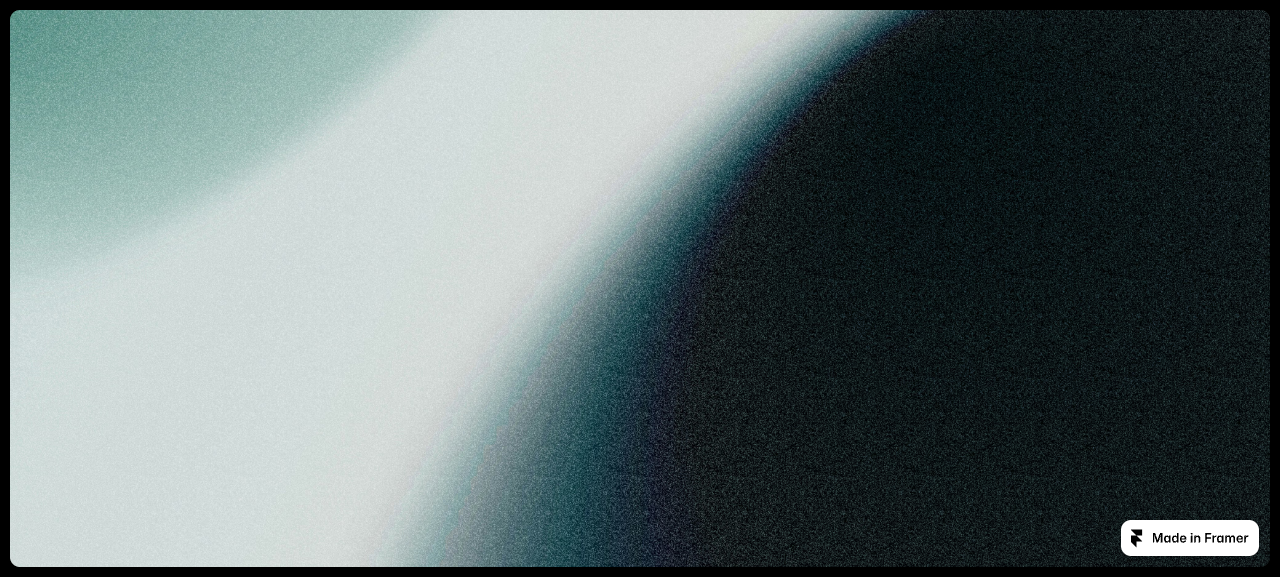
#> input picture reference/scroll-blur-footer/source-top.png, 1280 x 577 px, found by its file name
$ python compare.py implementation-rest.png
#> lines starting #> are read from the running program, lines starting #| are printed output that depends on the picture
"""Compare matched 1280x577 captures at scrollY=0, blur strengths 0 and 1."""
import json
import sys
from pathlib import Path
from PIL import Image, ImageChops

output = Path(__file__).parent
results = []
implementation = "--implementation" in sys.argv
prefix = "implementation" if implementation else "proposed"
for state, source_name, proposed_name in [
    ("rest", "source-top.png", f"{prefix}-rest.png"),
    ("full-blur", "source-full-blur.png", f"{prefix}-full-blur.png"),
]:
    source = Image.open(Path("reference/scroll-blur-footer") / source_name).convert("RGB")
#> source is the input picture: PIL image 1280x577 RGB; mean R, G, B 99.2, 112.4, 112.7
    proposed = Image.open(output / proposed_name).convert("RGB")
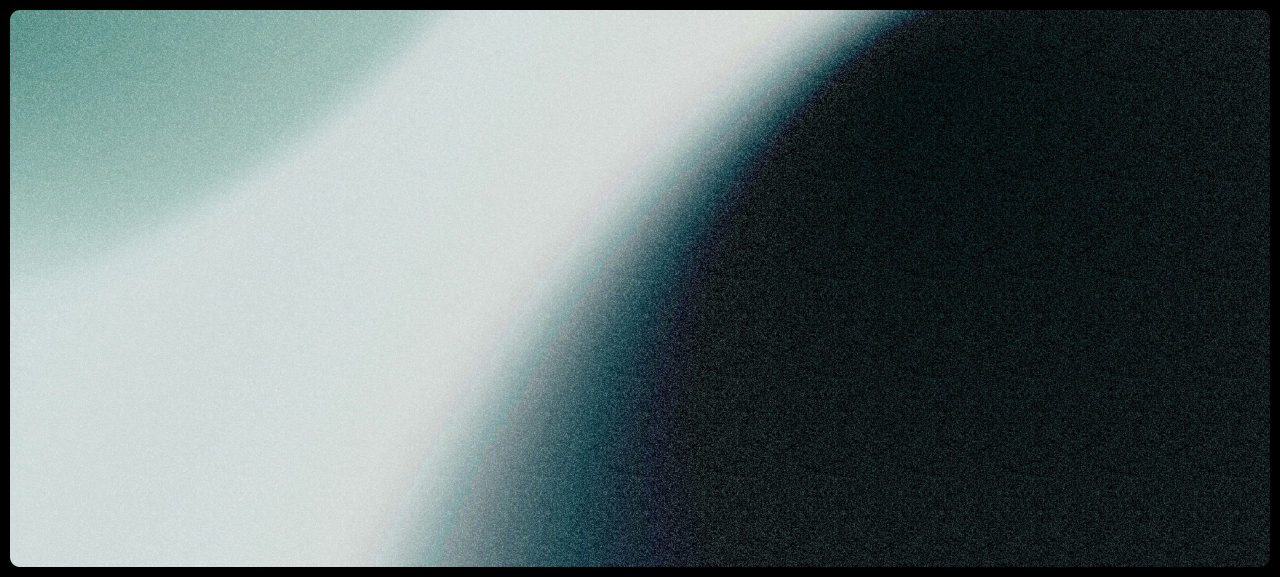
#> input picture .plannotator/scroll-blur-footer/proposed-rest.png, 1280 x 577 px
#> proposed is the input picture: PIL image 1280x577 RGB; mean R, G, B 97.8, 111, 111.3
    assert source.size == proposed.size == (1280, 577)
    diff = ImageChops.difference(source, proposed)
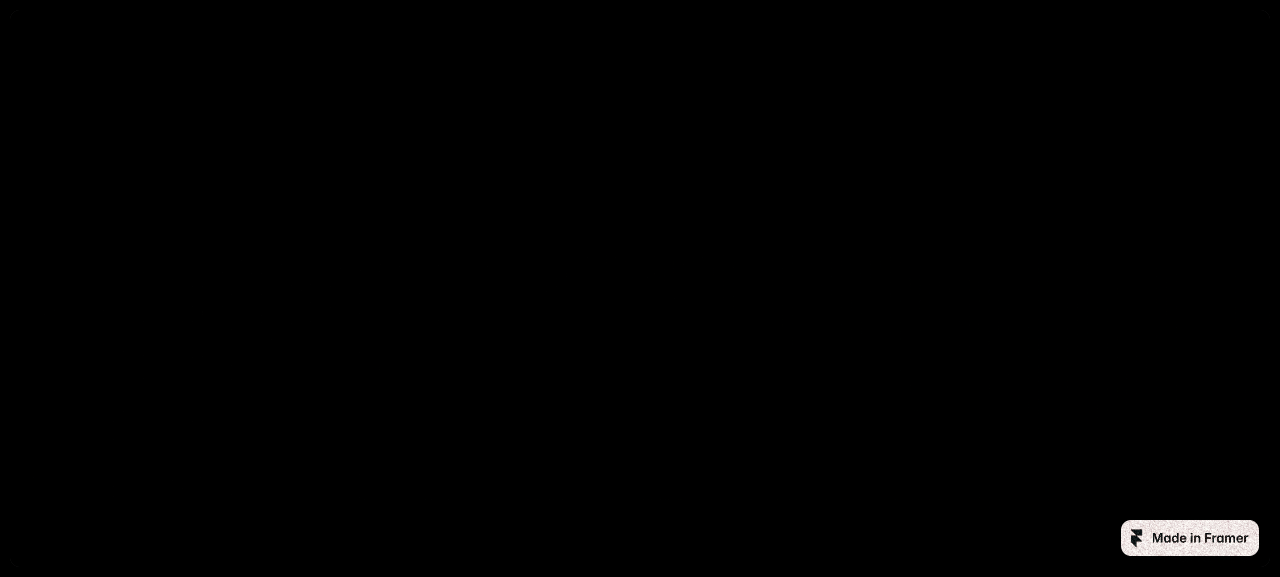
#> diff: PIL image 1280x577 RGB; mean R, G, B 1.4, 1.4, 1.4
    # Hosting badge only. It is outside the requested component.
    ignored = [(1110, 510, 1280, 577)]
    if implementation:
        # Existing registry close button and Next dev indicator are not the effect.
        ignored += [(1220, 0, 1280, 60), (0, 510, 65, 577)]
    changed = total = 0
    for y in range(577):
        for x in range(1280):
            if any(left <= x < right and top <= y < bottom for left, top, right, bottom in ignored):
                continue
            total += 1
            if max(diff.getpixel((x, y))) > 8:
                changed += 1
#> (the run stopped early here; a loop or call above may not have finished)
